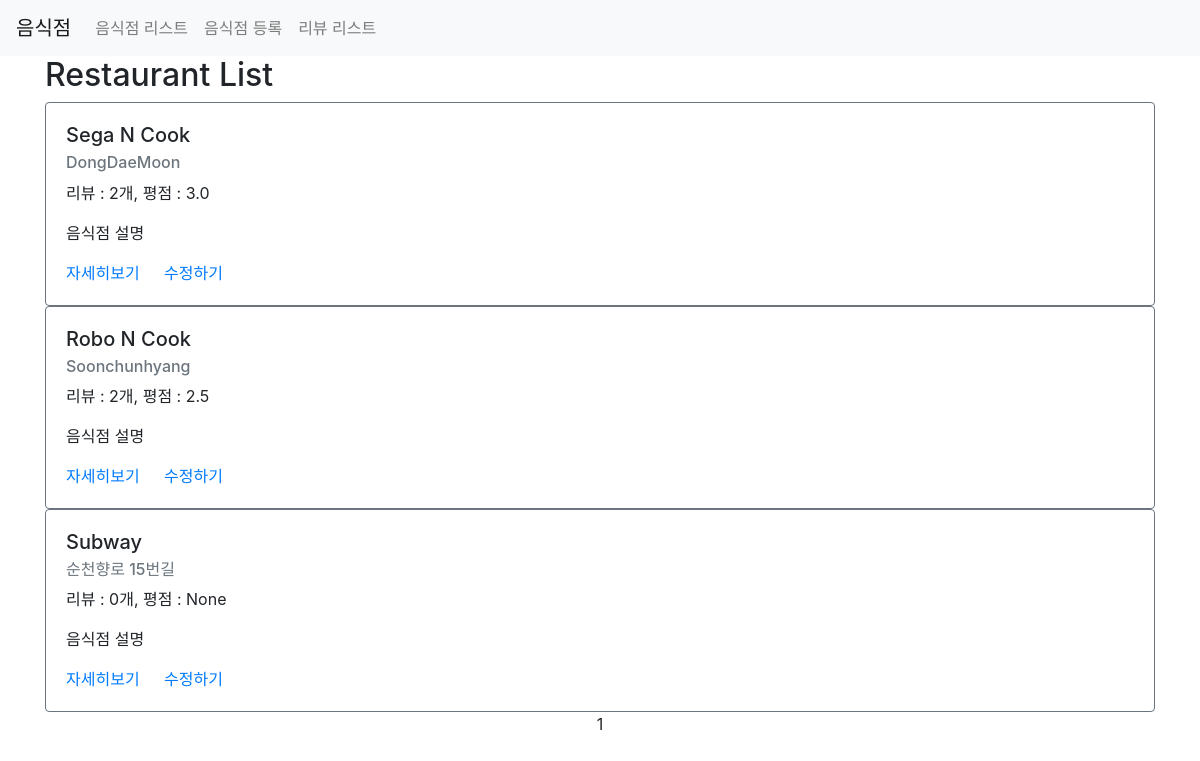
Screenshot of /third/list/ with the database file from the repository.
### third/models.py (models this page shows)
class Restaurant(models.Model):
    name = models.CharField(max_length=30)
    address = models.CharField(max_length=30)
    password = models.CharField(max_length=20,default=None,null=True)
    image = models.CharField(max_length=500,default=None,null=True)
    created_at = models.DateTimeField(auto_now_add=True)
    update_at = models.DateTimeField(auto_now=True)

### third/views.py (the view)
# urls.py: path('list/', views.list, name='list'),
def list(request):
    restaurants = Restaurant.objects.all().annotate(reviews_count=Count('review')).annotate(average_point=Avg('review__point'))
    paginator = Paginator(restaurants, 5)
    page = request.GET.get('page')
    items= paginator.get_page(page)
    context = {
        'restaurants' : items
    }
    return render(request,'third/list.html', context)

### third/templates/third/list.html (shortened to what this page needs)
{% extends 'third/base.html' %}
{% load static %}
{% block content %}
<div class="container">
    <h2> Restaurant List </h2>
    {% for item in restaurants %}
    <div class="row restaurant-item" style="margin:20px atuo;">
        <div class="col-sm-12">
            <div class="card border-secondary">
            <div class="card-body">
                <h5 class="card-title">{{ item.name }}</h5>
                <h6 class="card-subtitle mb-2 text-muted"> {{ item.address }}</h6>
                <p class="card-text">리뷰 : {{ item.reviews_count }}개, 평점 : {{ item.average_point }} </p>
                <p class="card-text">음식점 설명</p>
                <a href="{% url 'restaurant-detail' id=item.id %}" class="card-link">자세히보기</a>
                <a href="{% url 'restaurant-update' %}?id={{ item.id }}" class="card-link">수정하기</a>
             </div>
            </div>
        </div>
    </div>
    {% endfor %}
    <div class="row">
        <div class="col-sm-12 text-center">
            <div class="pagination">
                <span class="step-links text-center" style="width:100%";>
                    <span class="current">
                        {{ restaurants.number }}
                    </span>
                </span>
            </div>
        </div>
    </div>
</div>
{% endblock %}

### rows the page displays
Restaurant: name "Sega N Cook", address "DongDaeMoon", reviews_count "2", average_point "3.0"
Restaurant: name "Robo N Cook", address "Soonchunhyang", reviews_count "2", average_point "2.5"
Restaurant: name "Subway", address "순천향로 15번길", reviews_count "0", average_point "None"

### other values shown
{{ restaurants.number }} "1"
